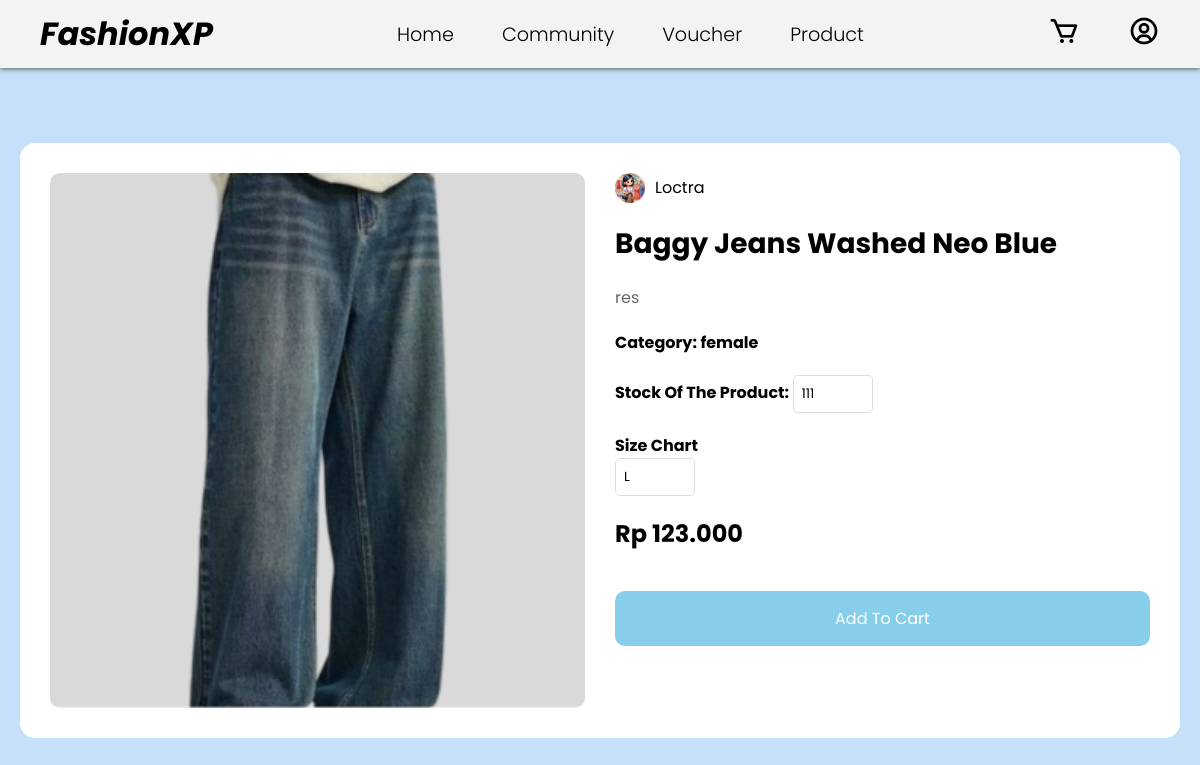
The page /Dashboard/Products/displayproduct.php?id=20 (signed in) on the database its author committed.
### tables this page shows
CREATE TABLE `produk` (
  `id` int(11) NOT NULL,
  `product_photo` varchar(255) NOT NULL,
  `brand` varchar(100) NOT NULL,
  `product_name` varchar(150) NOT NULL,
  `price` decimal(10,3) NOT NULL,
  `stock` int(11) NOT NULL,
  `category` enum('male','female','unisex') NOT NULL,
  `size_chart` enum('S','M','L','XL','XXL') NOT NULL,
  `description` text DEFAULT NULL,
  `created_at` timestamp NOT NULL DEFAULT current_timestamp(),
  `user_id` int(11) NOT NULL,
  `displayed_on_home` tinyint(1) DEFAULT 0,
  `displayed_on_productpage` tinyint(1) NOT NULL DEFAULT 0
);

CREATE TABLE `users` (
  `id` int(11) NOT NULL,
  `username` varchar(50) NOT NULL,
  `email` varchar(100) NOT NULL,
  `password` varchar(255) NOT NULL,
  `created_at` timestamp NOT NULL DEFAULT current_timestamp(),
  `first_name` varchar(50) DEFAULT NULL,
  `last_name` varchar(50) DEFAULT NULL,
  `phone` varchar(15) DEFAULT NULL,
  `address` text DEFAULT NULL,
  `profile_picture` varchar(255) DEFAULT NULL,
  `role` enum('admin','user') NOT NULL DEFAULT 'user'
);

### Dashboard/Products/displayproduct.php (the view, shortened to what this page needs)
<?php
include '../../Authentication/db_connect.php';
$product_id = isset($_GET['id']) ? (int)$_GET['id'] : 0;
$query = "SELECT p.*, u.username as brand_name, u.profile_picture as brand_image
          FROM produk p
          LEFT JOIN users u ON p.user_id = u.id
          WHERE p.id = ?";
$stmt = $db->prepare($query);
$stmt->bind_param("i", $product_id);
$stmt->execute();
$result = $stmt->get_result();
if ($result->num_rows > 0) {
    $product = $result->fetch_assoc();
} else {
    header("Location: ../Home/home.php");
    exit();
}
?>
<!DOCTYPE html>
<html lang="en">
<head>
    <link href='https://unpkg.com/boxicons@2.1.4/css/boxicons.min.css' rel='stylesheet'>
    <link rel="stylesheet" href="display.css">
    <link rel="stylesheet" href="https://cdn.jsdelivr.net/npm/swiper@11/swiper-bundle.min.css" />
</head>
<body>
    <header class="navbar-container">
        <nav class="nav-wrapper">
            <div class="nav-logo">
                <p>FashionXP</p>
            </div>
            <div class="nav-list" id="nav-container-list">
                <ul>
                    <li><a href="../Home/home.php">Home</a></li>
                    <li><a href="../Community/community.php">Community</a></li>
                    <li><a href="../Vouceher/voucher.php">Voucher</a></li>
                    <li><a href="./product.php">Product</a></li>
                </ul>
            </div>
            <div class="nav-icon-list">
                <ul>
                    <li><a href="../Cart/cart.php"><i class='bx bx-cart'></i></a></li>
                    <li class="profile-dropdown">
                        <button class="profile-btn"><i class='bx bx-user-circle'></i></button>
                    </li>
                </ul>
            </div>
        </nav>
    </header>
    <section class="product-section">
        <div class="container">
            <div class="product-image">
                <img src="<?php echo htmlspecialchars($product['product_photo']); ?>"
                     alt="<?php echo htmlspecialchars($product['product_name']); ?>"
                     class="product-img">
            </div>
            <div class="product-info">
                <div class="brand">
                    <img class="brand-image"
                         src="<?php echo htmlspecialchars($product['brand_image']); ?>"
                         alt="<?php echo htmlspecialchars($product['brand_name']); ?>">
                    <span><?php echo htmlspecialchars($product['brand']); ?></span>
                </div>
                <h1 class="product-name"><?php echo htmlspecialchars($product['product_name']); ?></h1>
                <p class="description"><?php echo htmlspecialchars($product['description']); ?></p>
                <div class="category">Category: <?php echo htmlspecialchars($product['category']); ?></div>
                <div class="stock">
                    Stock Of The Product:
                    <input type="text" value="<?php echo htmlspecialchars($product['stock']); ?>" class="stock-input" readonly>
                </div>
                <div>
                    <div class="category">Size Chart</div>
                    <div class="size-chart">
                        <input type="text" value="<?php echo htmlspecialchars($product['size_chart']); ?>" class="stock-input" readonly>
                    </div>
                </div>
                <div class="price">Rp <?php echo htmlspecialchars($product['price']); ?></div>
                <form method="POST" action="" onsubmit="showAlert(event)">
                    <button type="submit" name="add_to_cart" class="add-to-cart">Add To Cart</button>
                </form>
            </div>
        </div>
    </section>
</body>
</html>

### Dashboard/Products/display.css (style rules this page uses)
* { padding: 0; margin: 0; box-sizing: border-box; scroll-behavior: smooth; font-family: "Poppins", sans-serif; }
body { background-color: #C5E0F8; }
section { min-height: 100vh; }
:root { --primary-color: #98C5E8; --secondary-color: #EEF5FA; --background-blue: #C1DEF8; --font-color: #484848; --bar-bg-color: #F3F3F3; }
.navbar-container { width: 100%; padding: 10px 40px; position: fixed; background-color: var(--bar-bg-color); box-shadow: 0 1px 5px #5B5B5B; z-index: 9999; }
.nav-wrapper { display: flex; justify-content: space-between; align-items: center; flex-wrap: wrap; }
.nav-list ul { display: flex; gap: 3rem; font-size: 1.2rem; font-weight: 300; }
.nav-list ul li { list-style: none; }
.nav-list ul li a { list-style: none; text-decoration: none; color: black; }
.nav-logo { font-family: 'Poppins', sans-serif; font-style: italic; font-weight: bold; font-size: 2rem; }
.nav-icon-list ul { display: flex; gap: 3rem; }
.nav-icon-list ul li { list-style: none; }
.nav-icon-list i { gap: 2rem; font-size: 2rem; color: black; }
.profile-dropdown { position: relative; }
.profile-btn { background: none; border: none; font-size: 1.5rem; cursor: pointer; padding: 0; }
.product-section { min-height: 100vh; display: flex; align-items: center; justify-content: center; padding: 100px 20px 20px 20px; }
.container { background: white; border-radius: 15px; padding: 30px; width: 100%; max-width: 1200px; display: flex; gap: 30px; }
.product-image { flex: 1; border-radius: 10px; overflow: hidden; aspect-ratio: 1; }
.product-img { width: 100%; height: 100%; object-fit: cover; }
.product-info { flex: 1; display: flex; flex-direction: column; gap: 20px; }
.brand { display: flex; align-items: center; gap: 10px; }
.brand-image { width: 30px; height: 30px; }
.product-name { font-size: 28px; font-weight: bold; }
.description { color: #666; line-height: 1.6; }
.category, .stock { font-weight: bold; }
.size-chart { display: flex; gap: 10px; }
.stock-input { width: 80px; padding: 8px; border: 1px solid #ddd; border-radius: 5px; }
.price { font-size: 24px; font-weight: bold; }
.add-to-cart { background: #87CEEB; color: white; border: none; padding: 15px; border-radius: 10px; cursor: pointer; font-size: 16px; width: 100%; margin-top: 20px; }

### rows shown on the page
produk: product_photo (picture), user.profile_picture (picture), brand "Loctra", product_name "Baggy Jeans Washed Neo Blue", description "res", category "female", stock "111", size_chart "L", price "123.000"
